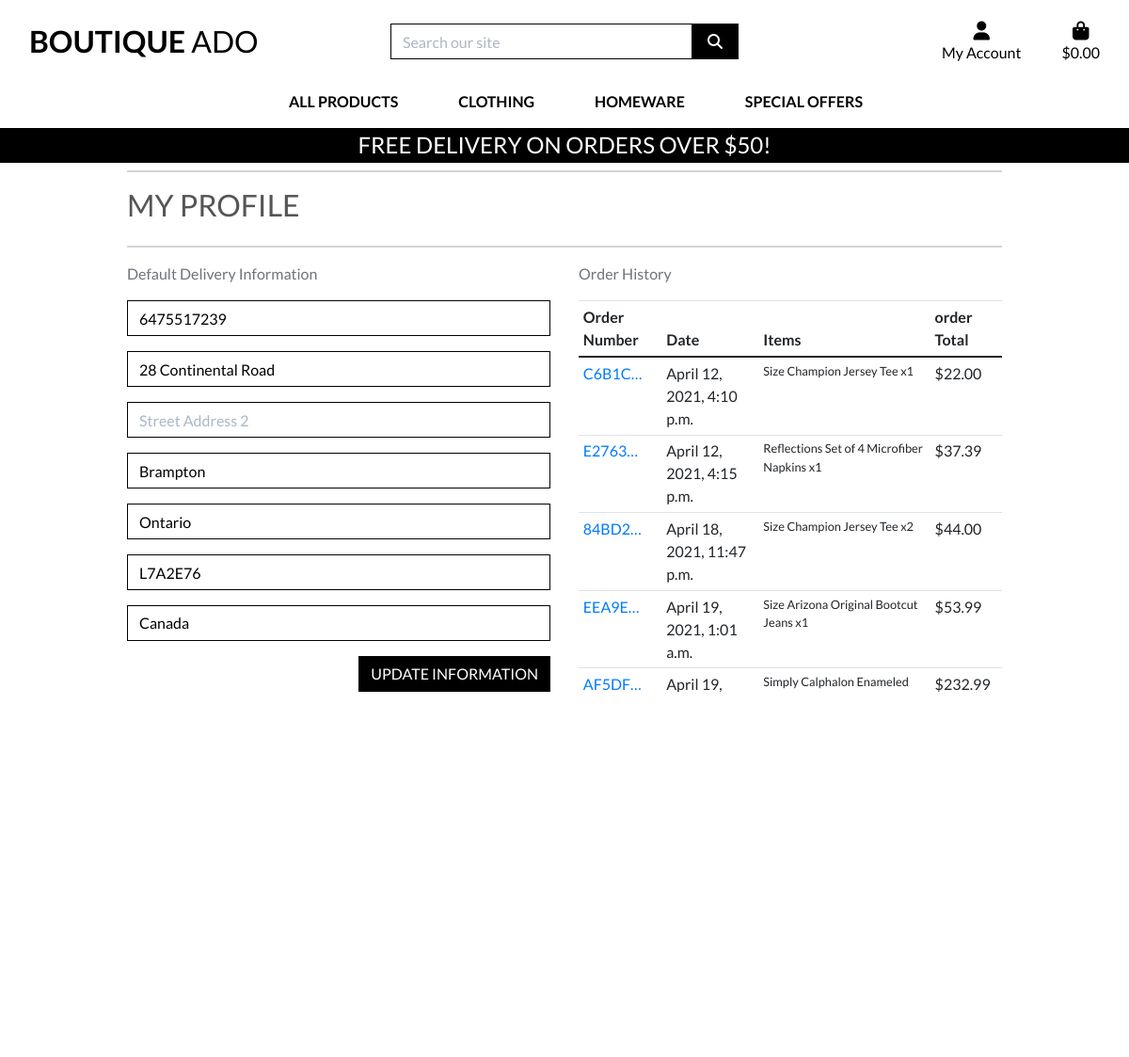
Page /profile/ (signed in) on the committed database.
### profiles/models.py (models this page shows, shortened)
class UserProfile(models.Model):
    user = models.OneToOneField(User, on_delete=models.CASCADE)
    default_phone_number = models.CharField(max_length=20, null=True, blank=True)
    default_street_address1 = models.CharField(max_length=80, null=True, blank=True)
    default_street_address2 = models.CharField(max_length=80, null=True, blank=True)
    default_town_or_city = models.CharField(max_length=40, null=True, blank=True)
    default_county = models.CharField(max_length=80, null=True, blank=True)
    default_postcode = models.CharField(max_length=20, null=True, blank=True)
    default_country = CountryField(blank_label='Country', null=True, blank=True)

### checkout/models.py (models this page shows, shortened)
class Order(models.Model):
    order_number = models.CharField(max_length=32, null=False, editable=False)
    user_profile = models.ForeignKey(UserProfile, on_delete=models.SET_NULL,
                                null=True, blank=True, related_name='orders')
    full_name = models.CharField(max_length=50, null=False, blank=False)
    email = models.EmailField(max_length=254, null=False, blank=False)
    phone_number = models.CharField(max_length=20, null=False, blank=False)
    country = CountryField(blank_label='Country *', null=False, blank=False)
    postcode = models.CharField(max_length=20, null=True, blank=True)
    town_or_city = models.CharField(max_length=40, null=False, blank=False)
    street_address1 = models.CharField(max_length=80, null=False, blank=False)
    street_address2 = models.CharField(max_length=80, null=True, blank=True)
    county = models.CharField(max_length=80, null=True, blank=True)
    date = models.DateTimeField(auto_now_add=True)
    delivery_cost = models.DecimalField(max_digits=6, decimal_places=2, null=False, default=0)
    order_total = models.DecimalField(max_digits=10, decimal_places=2, null=False, default=0)
    grand_total = models.DecimalField(max_digits=10, decimal_places=2, null=False, default=0)
    original_bag = models.TextField(null=False, blank=False, default='')
    stripe_pid = models.CharField(max_length=254, null=False, blank=False, default='')

class OrderLineItem(models.Model):
    order = models.ForeignKey(Order, null=False, blank=False, on_delete=models.CASCADE, related_name='lineitems')
    product = models.ForeignKey(Product, null=False, blank=False, on_delete=models.CASCADE)
    product_size = models.CharField(max_length=2, null=True, blank=True) # XS, S, M, L,
    quantity = models.IntegerField(null=False, blank=False, default=0)
    lineitem_total = models.DecimalField(max_digits=6, decimal_places=2, null=False, blank=False, editable=False)

### products/models.py (models this page shows, shortened)
class Product(models.Model):
    category = models.ForeignKey('Category', null=True, blank=True,
                                 on_delete=models.SET_NULL)
    sku = models.CharField(max_length=254, null=True, blank=True)
    name = models.CharField(max_length=254)
    description = models.TextField()
    has_sizes = models.BooleanField(default=False, null=True, blank=True)
    price = models.DecimalField(max_digits=6, decimal_places=2)
    rating = models.DecimalField(max_digits=6, decimal_places=2, null=True,
                                 blank=True)
    image_url = models.URLField(max_length=1024, null=True, blank=True)
    image = models.ImageField(null=True, blank=True)

### profiles/views.py (the view)
# urls.py: path('profile/', include('profiles.urls')),
def profile(request):
    profile = get_object_or_404(UserProfile, user=request.user)
    if request.method == 'POST':
        form = UserProfileForm(request.POST, instance=profile)
        if form.is_valid():
            form.save()
            messages.success(request, 'Profile updated successfully')
    form = UserProfileForm(instance=profile)
    orders = profile.orders.all()
    template = 'profiles/profile.html'
    context = {
        'form': form,
        'orders': orders,
        'on_profile_page': True
    }
    return render(request, template, context)

### profiles/forms.py
class UserProfileForm(forms.ModelForm):
    class Meta:
        model = UserProfile
        exclude = ('user',)
    def __init__(self, *args, **kwargs):
        super().__init__(*args, **kwargs)
        placeholders = {
            'default_phone_number': 'Phone Number',
            'default_postcode': 'Postal Code',
            'default_town_or_city': 'Town or City',
            'default_street_address1': 'Street Address 1',
            'default_street_address2': 'Street Address 2',
            'default_county': 'County, State or Locality',
        }
        self.fields['default_phone_number'].widget.attrs['autofocus'] = True
        for field in self.fields:
            if field != 'default_country':
                if self.fields[field].required:
                    placeholder = f'{placeholders[field]} *'
                else:
                    placeholder = placeholders[field]
                self.fields[field].widget.attrs['placeholder'] = placeholder
            self.fields[field].widget.attrs['class'] = 'border-black rounded-0 profile-form-input'
            self.fields[field].label = False

### bag/contexts.py (called while the page is built, shortened)
def bag_contents(request):
    bag_items = []
    total = 0
    product_count = 0
    bag = request.session.get('bag', {})
    if total < settings.FREE_DELIVERY_THRESHOLD:
        delivery = total * Decimal(settings.STANDARD_DELIVERY_PERCENTAGE / 100)
        free_delivery_delta = settings.FREE_DELIVERY_THRESHOLD - total
    else:
        delivery = 0
        free_delivery_delta = 0
    grand_total = delivery + total
    context = {
        'bag_items': bag_items,
        'total': total,
        'product_count': product_count,
        'delivery': delivery,
        'free_delivery_delta': free_delivery_delta,
        'free_delivery_threshold': settings.FREE_DELIVERY_THRESHOLD,
        'grand_total': grand_total,
    }
    return context

### profiles/templates/profiles/profile.html (shortened to what this page needs)
{% extends "base.html" %}
{% load static %}
{% block extra_css %}
    <link rel="stylesheet" href="{% static 'profiles/css/profile.css' %}">
{% endblock %}
{% block page_header %}
    <div class="container header-container">
        <div class="row">
            <div class="col"></div>
        </div>
    </div>
{% endblock %}
{% block content %}
    <div class="overlay"></div>
    <div class="container">
        <div class="row">
            <div class="col">
                <hr>
                <h2 class="logo-font mb-4">My Profile</h2>
                <hr>
            </div>
        </div>
        <div class="row">
           <div class="col-12 col-lg-6">
               <p class="text-muted">Default Delivery Information</p>
                <form class="mt-3" action="{% url 'profile' %}" method="POST" id="profile-update-form">
                    {{ form | crispy }}
                    <button class="btn btn-black rounded-0 text-uppercase float-right">Update Information</button>
               </form>
           </div>
           <div class="col-12 col-lg-6">
               <p class="text-muted">Order History</p>
               <div class="order-history tabld-responsive">
                   <table class=" table table-sm table-boardeless">
                       <thead>
                           <tr>
                               <th> Order Number</th>
                               <th> Date </th>
                               <th> Items </th>
                               <th> order Total </th>
                           </tr>
                       </thead>
                      <tbody>
                          {% for order in orders %}
                          <tr>
                             <td>
                                 <a href="{% url 'order_history' order.order_number %}"
                                  title="{{ order.order_number }}">
                                   {{ order.order_number|truncatechars:6 }}
                                 </a>
                             </td>
                            <td>{{ order.date }}</td>
                            <td>
                                <ul class = "list-unstyled">
                                    {% for item in order.lineitems.all %}
                                        <li class="small">
                                            {% if item.product.has_sizes %}
                                                Size {{ item.product.size|upper }}
                                            {% endif %}{{ item.product.name }} x{{ item.quantity }}
                                        </li>
                                    {% endfor %}
                                </ul>
                            </td>
                            <td>${{ order.grand_total  }}</td>
                          </tr>
                          {% endfor %}
                      </tbody>
                   </table>
               </div>
           </div>
        </div>
{% endblock %}

### static/css/base.css (style rules this page uses)
html { height: 100%; }
body { background: url('/media/homepage_background_cropped.jpg') no-repeat center center fixed; background-size: cover; height: calc(100vh - 164px); color: #555; font-family: 'Lato'; }
.logo-font { text-transform: uppercase; }
.btn-black { background: black; color: white; }
.border-black { border: 1px solid black !important; }
.overlay { height: 100%; width: 100%; top: 0; left: 0; position: fixed; background: white; z-index: -1; }
@media (min-width: 1200px) { .container { max-width: 80%; } }
@media (min-width: 992px) { .header-container { padding-top: 164px; } }

### profiles/static/profiles/css/profile.css (style rules this page uses)
.order-history { max-height: 416px; overflow-y: auto; }
#profile-update-form .form-control { color: #000; }
#profile-update-form input::placeholder { color: #aab7c4; }
#id_default_country, #id_default_country option:not(:first-child) { color: #000; }

### rows in the picture
UserProfile: default_phone_number "6475517239", default_street_address1 "28 Continental Road", default_town_or_city "Brampton", default_county "Ontario", default_postcode "L7A2E76", default_country "Canada"
Order: order_number "C6B1C…", date "April 12, 2021, 4:10 p.m.", grand_total "22.00"
OrderLineItem: product.name "Champion Jersey Tee", quantity "1"
Order: order_number "E2763…", date "April 12, 2021, 4:15 p.m.", grand_total "37.39"
OrderLineItem: product.name "Reflections Set of 4 Microfiber Napkins", quantity "1"
Order: order_number "84BD2…", date "April 18, 2021, 11:47 p.m.", grand_total "44.00"
OrderLineItem: product.name "Champion Jersey Tee", quantity "2"
Order: order_number "EEA9E…", date "April 19, 2021, 1:01 a.m.", grand_total "53.99"
OrderLineItem: product.name "Arizona Original Bootcut Jeans", quantity "1"
Order: order_number "AF5DF…", date "April 19,…", grand_total "232.99"
OrderLineItem: product.name "Simply Calphalon Enameled…"

### other values in the picture
{{ free_delivery_threshold }} "50"
